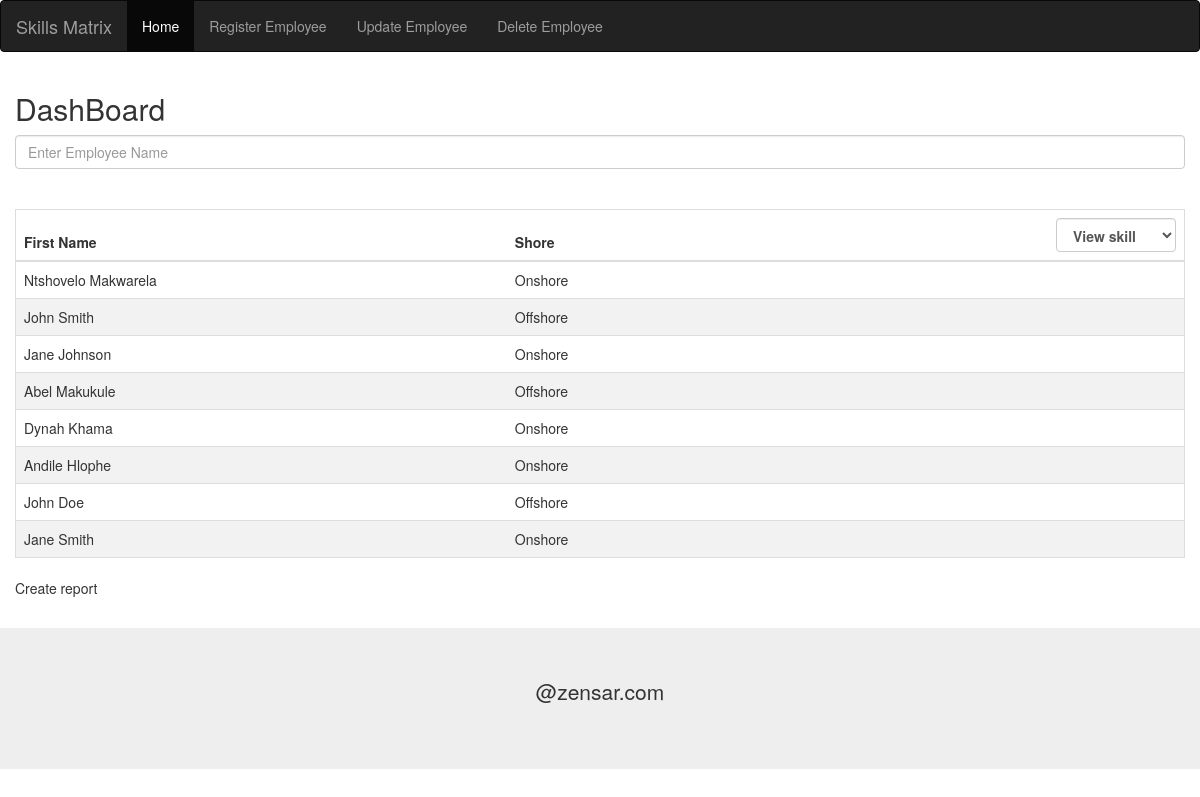
Page /dashboard.php on the committed database.
### tables this page shows
CREATE TABLE EMPLOYEES
(EMP_ID INT AUTO_INCREMENT PRIMARY KEY,
NAMES VARCHAR(60) NOT NULL,
SHORE VARCHAR(20) NOT NULL,
ROLE_ID INT NOT NULL);

### DBManager.php (called while the page is built, shortened)
<?php
function search($search_text) {
    $query = "SELECT distinct(e.NAMES), emp_id, e.SHORE
            FROM employees e, b_employee_skills es, skills s, m_skills_level sl
            WHERE  e.EMP_ID = es.EMPLOYEE_ID
            AND es.SKILL_ID = s.SKILL_ID
            AND es.LEVEL_ID = sl.LEVEL_ID
            AND CONCAT (e.NAMES, s.SKILL_DESCRIPTION,sl.LEVEL_DESCR)
            LIKE '%" . $search_text . "%'";
    $search_result = executeSQLQuery($query);
}
function executeSQLQuery($query) {
    $connect = mysqli_connect("localhost", "root", "", "matrix");
    return mysqli_query($connect, $query);
}
?>

### dashboard.php (the view, shortened to what this page needs)
<?php
include './DBManager.php';
if ($_SESSION['search_text'] === "*") {
    getAllEmployees();
} else {
    search($_SESSION['search_text']);
}
?>
<!DOCTYPE html>
<html lang="en">
    <head>
        <link rel="stylesheet" href="https://maxcdn.bootstrapcdn.com/bootstrap/3.3.7/css/bootstrap.min.css">
        <link href="Style.css" rel="stylesheet" type="text/css"/>
    </head>
    <body>
        <div class="container">
            <div class="row">
                <div>
                    <h2>DashBoard</h2>
                    <form method="POST">
                        <input type="text" class="form-control" name="txt_search" placeholder="Enter Employee Name"><br></br>
                        <div style="overflow-x:auto;">
                            <table class="table">
                                <thead>
                                    <tr>
                                        <th>First Name</th>
                                        <th>Shore</th>
                                        <th>
                                <form method="POST">
                                    <select class="form-control" onchange="this.form.submit();" name="s_skill" style="width: 120px; float: right">
                                        <option style="color: grey">View skill</option>
                                    </select>
                                </form></th>
                                </tr>
                                </thead>
                                <?php while ($row = mysqli_fetch_array($search_result)): ?>
                                    <tr>
                                        <td><?php echo $row['NAMES']; ?></td>
                                        <td><?php echo $row['SHORE']; ?></td>
                                        <td></td>
                                    </tr>
                                <?php endwhile; ?>
                            </table>
                            <p> Create report<p>
                        </div>
                        <br>
                    </form>
                </div>
            </div>
        </div>
        <div class="jumbotron text-center" style="margin-bottom:0">
            <p>@zensar.com</p>
        </div>
    </body>
</html>

### Style.css (style rules this page uses)
table { border-collapse: collapse; border-spacing: 0; width: 100%; border: 1px solid #ddd; }
th, td { text-align: left; padding: 8px; }
tr:nth-child(even) { background-color: #f2f2f2 }

### rows in the picture
employees: NAMES "Ntshovelo Makwarela", SHORE "Onshore"
employees: NAMES "John Smith", SHORE "Offshore"
employees: NAMES "Jane Johnson", SHORE "Onshore"
employees: NAMES "Abel Makukule", SHORE "Offshore"
employees: NAMES "Dynah Khama", SHORE "Onshore"
employees: NAMES "Andile Hlophe", SHORE "Onshore"
employees: NAMES "John Doe", SHORE "Offshore"
employees: NAMES "Jane Smith", SHORE "Onshore"
